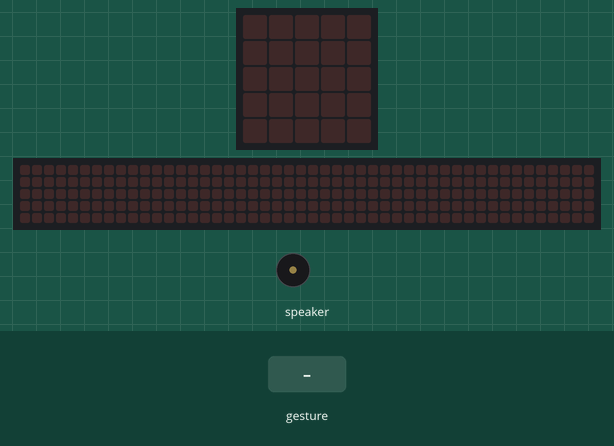
This program was run on a simulated Calliope mini (MakeCode). Shown: the board's 5×5 LED display, a strip that is not on the board, showing the scrolling text unrolled, buzzer (waves = sounding). The test bench sets the inputs (shaded band). A tilt is held for 1.5 s and a shake lasts 1 s, then the board lies face up again; the 48×5 strip is a reading aid, not a part: it shows the text the display is scrolling, unrolled, one strip-width of it at a time.

Above: at 1.2 s.
1.3 s: gesture 'screen down'
At 1.47 s:
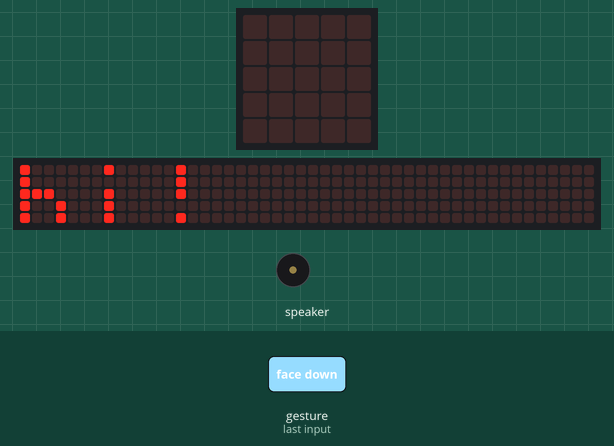
At 1.92 s:
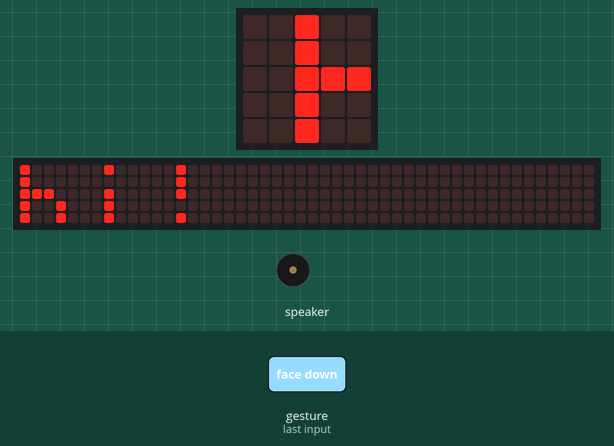
4.3 s: gesture 'screen down'
At 10.3 s:
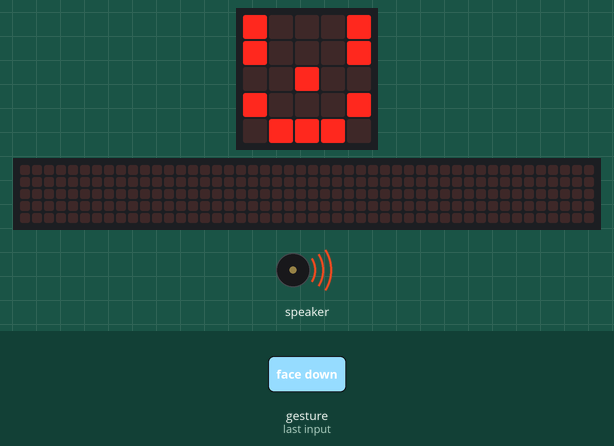
Timing chart, 0 to 11.8 s (numbered marks = the images above; inputs shaded):
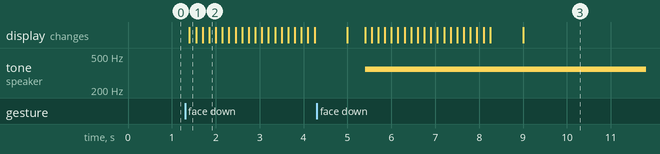

Measured:
- after the input at 1.3 s, the display: changes after 0.10 s (image 1)
- after the input at 4.3 s, tone on speaker: silent → 349 Hz after 1.1 s; the display: first differs from a run without the input after 1.1 s (image 3 shows a later state)

The program:

main.ts
```typescript
input.onGesture(Gesture.ScreenDown, function () {
    basic.showString("hi!")
    basic.showLeds(`
        # . . . #
        # . . . #
        . . # . .
        # . . . #
        . # # # .
        `)
    music.playMelody("E B C5 A B G A F ", Colors.Indigo)
})
input.onGesture(Gesture.Shake, function () {

})
```

test.ts
```typescript
// Hier kann man Tests durchführen; diese Datei wird nicht kompiliert, wenn dieses Paket als Erweiterung verwendet wird.
```
